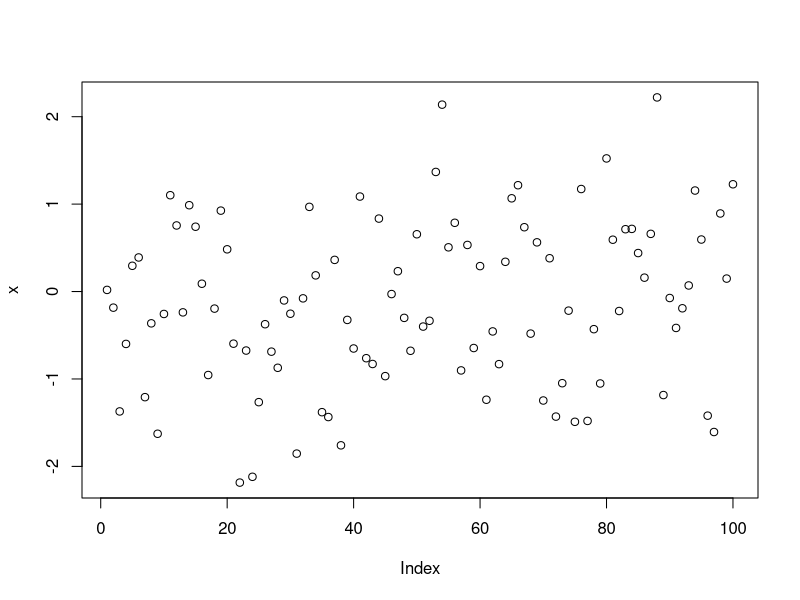
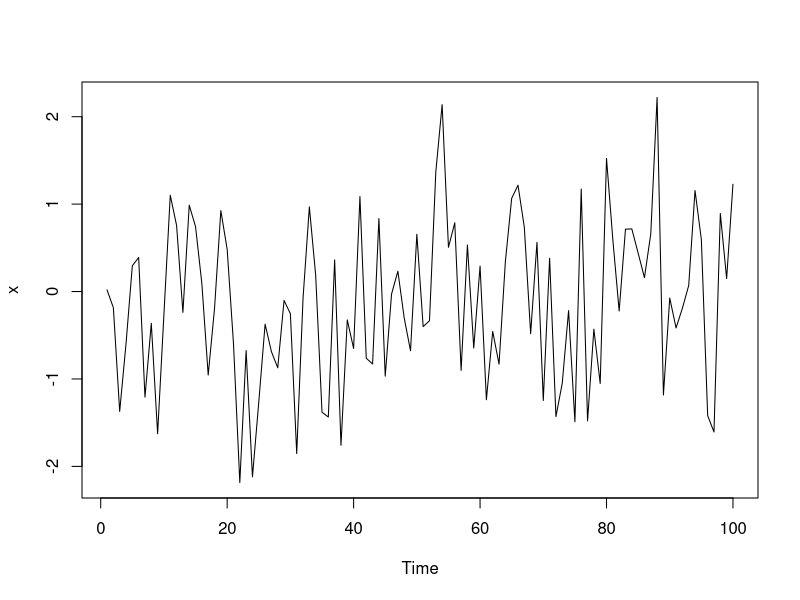

These figures' R source, in order:
## ---- chunk 1
class(1)
## ---- chunk 2
class(TRUE)
## ---- chunk 3
class(rnorm(10))
class(NA)
class("oops")
## ---- chunk 4
x<-rnorm(100)
y<-x+rnorm(100)
fit<-lm(y~x) #linear regression model
class(fit)
## ---- chunk 5
mean
## ---- chunk 6
print
## ---- chunk 7
methods(mean)
## ---- chunk 8
show
## ---- chunk 9
 showMethods(show)
## ---- chunk 10
set.seed(2)
x <- rnorm(100) 
mean(x)
## ---- chunk 11
head(getS3method("mean", "default"), 10)
## ---- chunk 12
set.seed(3)
df <- data.frame(x = rnorm(100), y = 1:100) 
sapply(df, mean)
## ---- chunk 13
set.seed(10)
x <- rnorm(100) 
plot(x)
## ---- chunk 14
set.seed(10)
x <- rnorm(100)
x <- as.ts(x) ## Convert to a time series object 
plot(x)
